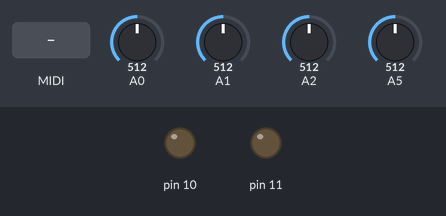
Simulated run of this sketch. Board: Arduino Uno, built with avr-gcc and run on an emulated ATmega328P. Shown: output pins drawn as LEDs (lit = HIGH). Inputs (shaded band) come from the test bench; at power-on: A0 = 512, A1 = 512, A2 = 512, A5 = 512. MIDI output is not drawn.

Above: at 1.2 s.
1.3 s: MIDI note 60 received
At 1.49 s:
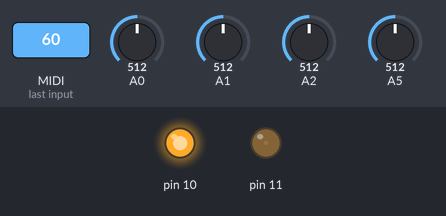
3.1 s: MIDI note 72 received
At 4.7 s:
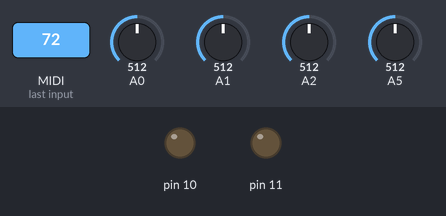
Timing chart, 0 to 6.2 s (numbered marks = the images above; inputs shaded):
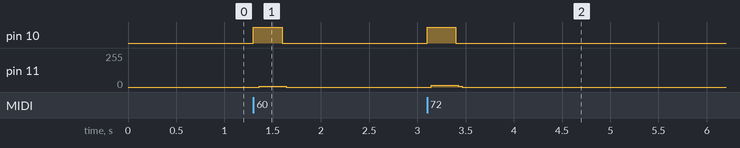

Measured:
- after the input at 1.3 s, pin 10: LOW → HIGH at once, → LOW 0.30 s later; pin 11: 0/255 → 6/255 after 0.06 s, → 0/255 0.28 s later
- after the input at 3.1 s, pin 10: LOW → HIGH at once, → LOW 0.30 s later; pin 11: 0/255 → 13/255 after 0.05 s, → 0/255 0.28 s later

The sketch:

solina_code_v1_4.ino
```cpp
/* Arduino Synth from
  https://janostman.wordpress.com/2016/01/15/how-to-build-your-very-own-string-synth/
*/

/* Original code by Jan Ostman,  Modified by Dave Field of Take The Moon
 *
        https://moroccodave.com/
        https://takethemoon.com/

    Modifications are licensed under the Creative Commons Attribution-NonCommercial-ShareAlike 4.0 International License.
    To view a copy of this license, visit http://creativecommons.org/licenses/by-nc-sa/4.0/.
*/
/* Modified by Anton Yurchenko, 2026
 *  Removed MIDI channel selector and set channel to 4
 *  Fixed a problem with pitch becomes a semitone higher at maximum modulation value
 *  Moved midi read to the loop section to prevent notes sticking
 *  Made VCA envelope output via MCP4725 DAC (for using external filters/VCA/whatever)
 *  Moved envelope, phaser and mod pots to pins A0-A2
 *
*/

#include <MIDI.h>
#include <Wire.h>
#include <Adafruit_MCP4725.h>

Adafruit_MCP4725 dac;

#ifndef sbi
#define sbi(sfr, bit) (_SFR_BYTE(sfr) |= _BV(bit))
#endif

const unsigned char PS_2 = (1 << ADPS0);;
const unsigned char PS_4 = (1 << ADPS1);
const unsigned char PS_8 = (1 << ADPS1) | (1 << ADPS0);
const unsigned char PS_16 = (1 << ADPS2);
const unsigned char PS_32 = (1 << ADPS2) | (1 << ADPS0);
const unsigned char PS_64 = (1 << ADPS2) | (1 << ADPS1);
const unsigned char PS_128 = (1 << ADPS2) | (1 << ADPS1) | (1 << ADPS0);

uint32_t NOTES[12] = {208065 >> 2, 220472 >> 2, 233516 >> 2, 247514 >> 2, 262149 >> 2, 277738 >> 2,
                      294281 >> 2, 311779 >> 2, 330390 >> 2, 349956 >> 2, 370794 >> 2, 392746 >> 2
                     };

const uint8_t ATTrates[32] = {
  1, 2, 3, 4, 5, 8, 12, 20, 32, 37, 43, 51, 64, 85, 128, 255, 0xFF, 0xFF, 0xFF, 0xFF, 0xFF,
  0xFF, 0xFF, 0xFF, 0xFF, 0xFF, 0xFF, 0xFF, 0xFF, 0xFF, 0xFF, 0xFF
};

const uint8_t RELrates[32] = {
  1, 2, 3, 4, 5, 8, 12, 20, 32, 37, 43, 51, 64, 85, 128, 255, 255, 128, 85, 64, 51, 43, 37, 32,
  20, 12, 8, 5, 4, 3, 2, 1
};

const uint8_t sinetable[256] PROGMEM = {
        127,130,133,136,139,143,146,149,152,155,158,161,164,167,170,173,176,178,
        181,184,187,190,192,195,198,200,203,205,208,210,212,215,217,219,221,
        223,225,227,229,231,233,234,236,238,239,240,
        242,243,244,245,247,248,249,249,250,251,252,252,253,253,253,254,254,254,
        254,254,254,254,253,253,253,252,252,251,250,249,249,248,247,245,244,
        243,242,240,239,238,236,234,233,231,229,227,225,223,
        221,219,217,215,212,210,208,205,203,200,198,195,192,190,187,184,181,178,
        176,173,170,167,164,161,158,155,152,149,146,143,139,136,133,130,127,
        124,121,118,115,111,108,105,102,99,96,93,90,87,84,81,78,
        76,73,70,67,64,62,59,56,54,51,49,46,44,42,39,37,35,33,31,29,27,25,23,21,
        20,18,16,15,14,12,11,10,9,7,6,5,5,4,3,2,2,1,1,1,0,0,0,0,0,0,0,1,1,1,
        2,2,3,4,5,5,6,7,9,10,11,12,14,15,16,18,20,21,23,25,27,29,31,
        33,35,37,39,42,44,46,49,51,54,56,59,62,64,67,70,73,76,78,81,84,87,90,93,
        96,99,102,105,108,111,115,118,121,124

};

const uint8_t sinetable1[256] PROGMEM = {
     13, 13, 13, 14, 14, 14, 15, 15, 15, 16, 16, 16, 16, 17, 17, 17, 18, 18, 18,
     18, 19, 19, 19, 20, 20, 20, 20, 21, 21, 21, 21, 22, 22, 22, 22, 22, 23, 23,
     23, 23, 23, 23, 24, 24, 24, 24, 24, 24, 24, 25, 25, 25, 25, 25, 25, 25, 25,
     25, 25, 25, 25, 25, 25, 25, 25, 25, 25, 25, 25, 25, 25, 25, 25, 25, 25, 25,
     25, 25, 25, 25, 24, 24, 24, 24, 24, 24, 24, 23, 23, 23, 23, 23, 23, 22, 22,
     22, 22, 22, 21, 21, 21, 21, 20, 20, 20, 20, 19, 19, 19, 18, 18, 18, 18, 17,
     17, 17, 16, 16, 16, 16, 15, 15, 15, 14, 14, 14, 13, 13, 13, 12, 12, 12, 12,
     11, 11, 11, 10, 10, 10, 9, 9, 9, 8, 8, 8, 8, 7, 7, 7, 6, 6, 6, 6, 5, 5, 5,
     5, 4, 4, 4, 4, 4, 3, 3, 3, 3, 3, 2, 2, 2, 2, 2, 2, 1, 1, 1, 1, 1, 1, 1, 1,
     1, 0, 0, 0, 0, 0, 0, 0, 0, 0, 0, 0, 0, 0, 0, 0, 0, 0, 0, 0, 0, 0, 1, 1, 1,
     1, 1, 1, 1, 1, 1, 2, 2, 2, 2, 2, 2, 3, 3, 3, 3, 3, 4, 4, 4, 4, 4, 5, 5, 5,
     5, 6, 6, 6, 6, 7, 7, 7, 8, 8, 8, 8, 9, 9, 9, 10, 10, 10, 11, 11, 11, 12, 12,
     12, 12

};

volatile uint8_t lfocounter;
volatile uint8_t lfocounter2;
volatile uint16_t lfoval;
volatile uint16_t lfoval2;
volatile uint8_t GATED = 1;
volatile bool dacUpdate = false;
volatile uint8_t dacValue = 0;
uint32_t dacTimer = 0;
uint8_t OSCNOTES[4];
int16_t volume = 0;
uint8_t envcnt = 10;

//-------- Synth parameters --------------
uint32_t FREQ[16] = {0, 0, 0, 0, 0, 0, 0, 0, 0, 0, 0, 0, 0, 0, 0, 0}; //DCO pitch
volatile uint32_t DETUNE = 0; //Osc spread or detune
volatile uint16_t LFO = 32; //Lfo rate 0-255
volatile uint8_t VCA = 255; //VCA level 0-255
volatile uint8_t ATTACK = 1; // ENV Attack rate 0-255
volatile uint8_t RELEASE = 1; // ENV Release rate 0-255
volatile uint8_t ENVELOPE = 0; // ENV Shape
volatile uint8_t TRIG = 0; //MIDItrig 1=note ON
volatile int16_t MOD;  //MODwheel
volatile int16_t BENDoffset;  //Pitchbend center
volatile uint32_t olddetune;
uint32_t DCOPH[16];
uint8_t integrators[16];
uint8_t delayline[256];
volatile uint8_t writepointer;
volatile uint8_t PHASERMIX;
uint8_t DCO;
int16_t ENV;


MIDI_CREATE_DEFAULT_INSTANCE();
byte MIDI_CHANNEL = 4;


/*

   INITIALISE

*/


void setup() {

  //PWM and GATE outputs
  pinMode(11, OUTPUT);
  pinMode(10, OUTPUT);

  // Set up Timer 1 to send a sample every interrupt.
  cli();
  // Set CTC mode
  // Have to set OCR1A *after*, otherwise it gets reset to 0!
  TCCR1B = (TCCR1B & ~_BV(WGM13)) | _BV(WGM12);
  TCCR1A = TCCR1A & ~(_BV(WGM11) | _BV(WGM10));
  // No prescaler
  TCCR1B = (TCCR1B & ~(_BV(CS12) | _BV(CS11))) | _BV(CS10);
  // Set the compare register (OCR1A).
  // OCR1A is a 16-bit register, so we have to do this with interrupts disabled to be safe.
  OCR1A = 758; //F_CPU / SAMPLE_RATE;
  // Enable interrupt when TCNT1 == OCR1A
  TIMSK1 |= _BV(OCIE1A);
  //set timer0 interrupt at 61Hz
  TCCR0A = 0;// set entire TCCR0A register to 0
  TCCR0B = 0;// same for TCCR0B
  TCNT0 = 0;//initialize counter value to 0
  // set compare match register for 62hz increments
  OCR0A = 255;// = 61Hz
  // turn on CTC mode
  TCCR0A |= (1 << WGM01);
  // Set CS01 and CS00 bits for prescaler 1024
  TCCR0B |= (1 << CS02) | (0 << CS01) | (1 << CS00); //1024 prescaler
  // enable timer compare interrupt
  TIMSK0 |= (1 << OCIE0A);
  sei();
  // Set baud rate to 31,250. Requires modification if clock speed is not 16MHz.
  UBRR0H = ((F_CPU / 16 + 31250 / 2) / 31250 - 1) >> 8;
  UBRR0L = ((F_CPU / 16 + 31250 / 2) / 31250 - 1);
  // Set frame format to 8 data bits, no parity, 1 stop bit
  UCSR0C |= (1 << UCSZ01) | (1 << UCSZ00);
  // enable rx
  UCSR0B |= _BV(RXEN0);
  // USART RX interrupt enable bit on
  UCSR0B |= _BV(RXCIE0);
  // Set up Timer 2 to do pulse width modulation on the speaker pin.
  // Use internal clock (datasheet p.160)
  ASSR &= ~(_BV(EXCLK) | _BV(AS2));
  // Set fast PWM mode (p.157)
  TCCR2A |= _BV(WGM21) | _BV(WGM20);
  TCCR2B &= ~_BV(WGM22);
  // Do non-inverting PWM on pin OC2A (p.155)
  // On the Arduino this is pin 11.
  TCCR2A = (TCCR2A | _BV(COM2A1)) & ~_BV(COM2A0);
  TCCR2A &= ~(_BV(COM2B1) | _BV(COM2B0));
  // No prescaler (p.158)
  TCCR2B = (TCCR2B & ~(_BV(CS12) | _BV(CS11))) | _BV(CS10);
  // Set initial pulse width to the first sample.
  OCR2A = 128;
  // set up the ADC
  BENDoffset = analogRead(5);
  ADCSRA &= ~PS_128; // remove bits set by Arduino library
  // you can choose a prescaler from above. PS_16, PS_32, PS_64 or PS_128
  ADCSRA |= PS_128;
  ADMUX = 69;
  sbi(ADCSRA, ADSC);

  Wire.begin();
  Wire.setClock(400000);      // Fast I2C

  dac.begin(0x60);            // If A0 is 0


  MIDI_CHANNEL = 4;

  // Initialise MIDI
  MIDI.begin(MIDI_CHANNEL);
  MIDI.setThruFilterMode(midi::Thru::Off);

  // Initialise MIDI message handlers
  MIDI.setHandleNoteOff(midiNoteOffHandler);
  MIDI.setHandleNoteOn(midiNoteOnHandler);
}


/*

   MAIN LOOP

*/

void loop() {

  int8_t MUX = 0;
  while (1) {
    MIDI.read();

    if (dacUpdate)
  {
      noInterrupts();
      uint8_t v = dacValue;
      dacUpdate = false;
      interrupts();

      dac.setVoltage((uint16_t)v << 4, false);
  }
    digitalWrite(10, TRIG);
    //--------------- ADC block -------------------------------------
    while (bit_is_set(ADCSRA, ADSC)) ; //Wait for ADC EOC
    if (MUX == 2) DETUNE = ((ADCL + (ADCH << 8)) >> 3);
    if (MUX == 2) MOD = ((ADCL + (ADCH << 8)) >> 2);
    if (MUX == 1) PHASERMIX = ((ADCL + (ADCH << 8)) >> 2);
    if (MUX == 0) ENVELOPE = ((ADCL + (ADCH << 8)) >> 5);
    if (MUX == 0) ATTACK = ATTrates[ENVELOPE];
    if (MUX == 0) RELEASE = RELrates[ENVELOPE];
    if (RELEASE == 255) GATED = 0;
    if (RELEASE != 255) GATED = 1;
    if (DETUNE != olddetune) {
      olddetune = DETUNE;
      cli();
      for (uint8_t i = 0; i < 4; i++) {
        if (FREQ[i << 1]) {
          FREQ[(i << 1) | 1] =
            FREQ[i << 1] + (((FREQ[i << 1] / 50) >> 0) * DETUNE / 127);
        }
      }
      sei();
    }
    MUX++;
    if (MUX > 2) MUX = 0;
    ADMUX = 64 | MUX; //Select MUX
    sbi(ADCSRA, ADSC); //start next conversation
    //--------------------------------------------------------------------
  }
}


/*

   MAIN INTERRUPT

*/
ISR(TIMER1_COMPA_vect) {

   // poll midi
   //MIDI.read();

  //-------------------- 8 DCO block ------------------------------------------
  DCO = 0;
  for (uint8_t i = 0; i < 8; i++) {
    if (integrators[i]) integrators[i]--; //Decrement integrators
    DCOPH[i] += FREQ[i]; //Add freq to phaseacc's
    if (DCOPH[i] & 0x800000) { //Check for integrator reset
      DCOPH[i] &= 0x7FFFFF; //Trim NCO
      integrators[i] = 28; //Reset integrator
    }
    DCO += integrators[i];
  }
  writepointer++;
  delayline[writepointer] = DCO;
  DCO += (delayline[(writepointer - lfoval2) & 255] * PHASERMIX) >> 8;

  //------------------ VCA block ------------------------------------
#define M(MX, MX1, MX2) \
  asm volatile ( \
                 "clr r26 \n\t" \
                 "mulsu %B1, %A2 \n\t" \
                 "movw %A0, r0 \n\t" \
                 "mul %A1, %A2 \n\t" \
                 "add %A0, r1 \n\t" \
                 "adc %B0, r26 \n\t" \
                 "clr r1 \n\t" \
                 : \
                 "=&r" (MX) \
                 : \
                 "a" (MX1), \
                 "a" (MX2) \
                 : \
                 "r26" \
               )
  if ((ATTACK == 255) && (TRIG == 1)) VCA = 255;
  if ((RELEASE == 255) && (TRIG == 0)) VCA = 0; //if volume envelope at 0, VCA is also 0

  if (!(envcnt--)) {
    envcnt = 20;

    if (VCA < volume) VCA++;
    if (VCA > volume) VCA--;
  }

  if (VCA != dacValue)
  {
    dacValue = VCA;
    dacUpdate = true;
  }
  M(ENV, (int16_t)DCO, VCA);
  OCR2A = ENV;

  //-------------- Calc Sample freq ---------------------------------
  OCR1A = 758 - lfoval;

}


/*

   LFO INTERRUPT

*/
ISR(TIMER0_COMPA_vect) {

  //------------------------------ LFO Block -----------------------
  lfocounter += LFO;
  //lfoval = (pgm_read_byte_near( sinetable1 + lfocounter ) * MOD) >> 10; //Old line with pitched chorus bug
  lfoval = (((int16_t)pgm_read_byte_near(sinetable1 + lfocounter) - 13) * MOD) >> 10; //LFO for pitch
  lfoval2 = pgm_read_byte_near( sinetable + (lfocounter2++) ); //LFO for the Phaser

  //--------------------- ENV block ---------------------------------
  if ((TRIG == 1) && (volume < 255)) {
    volume += ATTACK;
    if (volume > 255) volume = 255;
  }
  if ((TRIG == 0) && (volume > 0)) {
    volume -= RELEASE;
    if (volume < 0) volume = 0;
  }
}


/****************
  MIDI HANDLERS
*****************/
void midiNoteOnHandler(byte channel, byte note, byte velocity) {
  handleMIDINOTE(0x90, (note - 24), 127);                               //transposed midi 2 octaves down
}

void midiNoteOffHandler(byte channel, byte note, byte velocity) {
  handleMIDINOTE(0x80, (note - 24), 0);                                //transposed midi 2 octaves down
}


/*

   MISC METHODS

*/
//---------------- Get the base frequency for the MIDI note ---------------
uint32_t MIDI2FREQ(byte note) {
  uint8_t key = note % 12;
  if (note < 36) return (NOTES[key] >> (1 + (35 - note) / 12));
  if (note > 47) return (NOTES[key] << ((note - 36) / 12));
  return NOTES[key];
}


//---------------- Handle Notes---------------------------------------
void handleMIDINOTE(uint8_t message, uint8_t note, uint8_t vel) {
  uint8_t i;
  uint32_t freq;
  if ((!vel) && (message == 0x90)) message = 0x80;
  if (message == 0x80) {
    for (i = 0; i < 4; i++) {
      if (OSCNOTES[i] == note) {
        if (!GATED) {
          cli();
          FREQ[i << 1] = 0;
          FREQ[(i << 1) | 1] = 0;
          sei();
        }
        OSCNOTES[i] = 0;
      }
    }
    if (!(OSCNOTES[0] | OSCNOTES[1] | OSCNOTES[2] | OSCNOTES[3])) TRIG = 0;
    return;
  }
  if (message == 0x90) {
    if ((!TRIG) && (GATED)) {
      for (i = 0; i < 8; i++) {
        FREQ[i] = 0;
      }
    }
    i = 0;
    while (i < 4) {
      if (!OSCNOTES[i]) {
        freq = MIDI2FREQ(note);
        cli();
        FREQ[i << 1] = freq;
        FREQ[(i << 1) | 1] = freq + (((freq / 50) >> 0) * DETUNE / 127);
        sei();
        OSCNOTES[i] = note;
        if (!TRIG) {
          TRIG = 1;
        }
        return;
      }
      i++;
    }
  }
}
```
